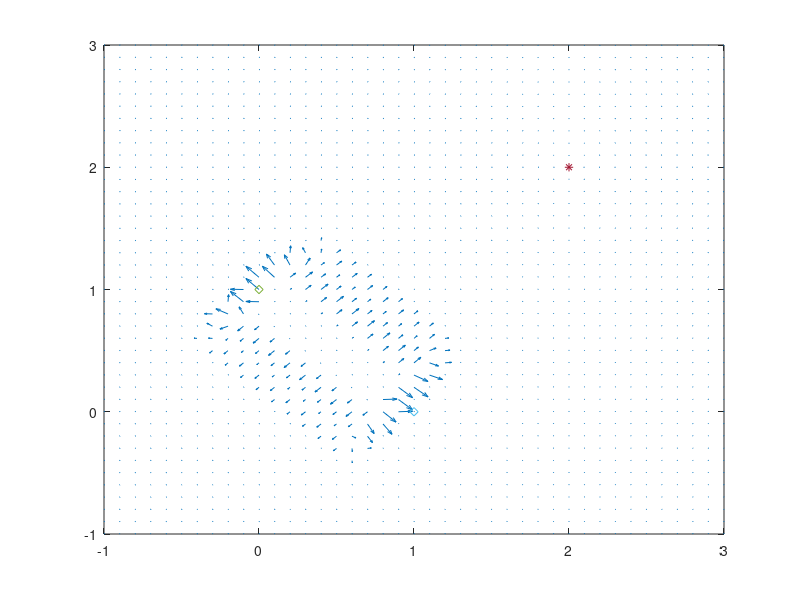
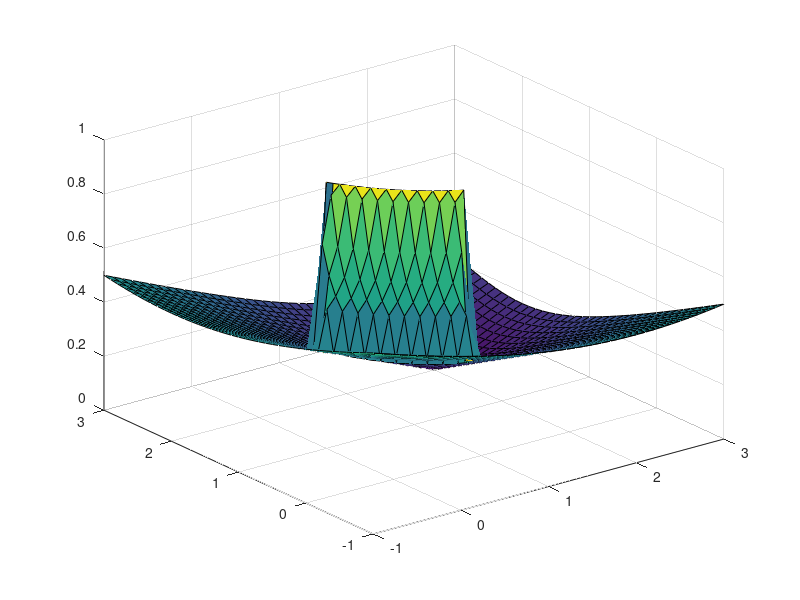

The MATLAB script that drew these images, in order:
function PotentialField_LineGraph

    R = 0.5; % obstacle_effect_r

    obs_1 = [0 1];
    obs_2 = [1 0];
    
    goal = [2 2];
    
    xv = [0.5;1.5;0.5;-0.5];
    yv = [-0.5;1;1.5;0.5];
    

    [X,Y] = meshgrid(-1:0.1:3);

    a_scale = 100;
    attr = a_scale.*sqrt((X-goal(1)).^2+(Y-goal(2)).^2); % attr_potential
    
    r_scale = 100;
%     rad2deg(atan2(norm(cross(u,v)),dot(u,v)));
%     dis2o = abs(Y-1+X)./norm(obs_2-obs_1);
    [M,N] = size(X);
    dis2o = zeros(M,N);
    for row = 1:M
        for col = 1:N
            tmp = abs(Y(row,col)-1+X(row,col))/norm(obs_2-obs_1);
            if tmp <= R
                in = inpolygon(X(row,col),Y(row,col),xv,yv);
                if in > 0
                    dis2o(row,col) = tmp;
                else
                    dis2o(row,col) = 1;
                end
            else
                dis2o(row,col) = 1;
            end
        end
    end
%     dis2o(dis2o<1) = 1;
    repu = r_scale./dis2o;
    repu(repu>500) = 500;
    total = attr + repu;
%   
    [u,v] = gradient(total);

    figure
    quiver(X,Y,-u,-v);
    hold on;
    plot(obs_1(1,1), obs_1(1,2),'d');
    plot(obs_2(1,1), obs_2(1,2),'d');
    
    plot(goal(1,1), goal(1,2),'*');
    normA = total - min(total(:));
    Z = normA ./ max(normA(:)); % 
    figure;
    surf(X,Y,Z);
end